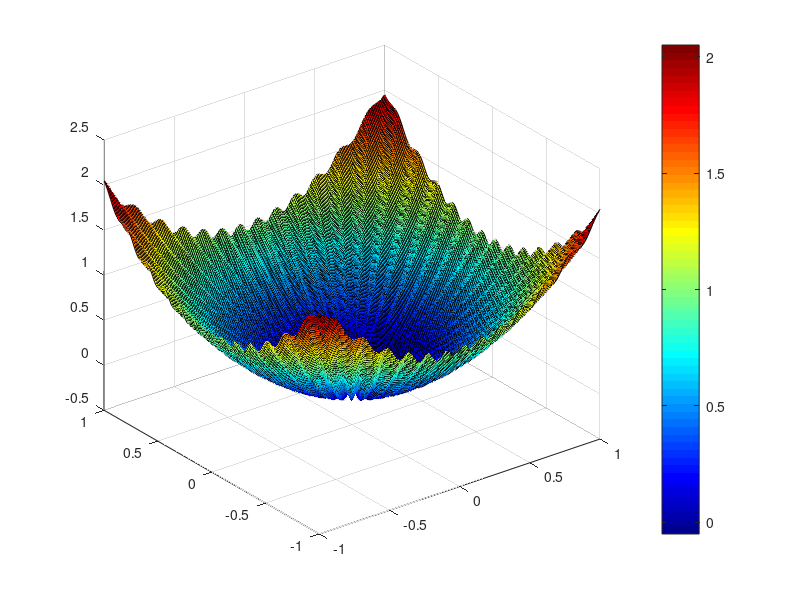
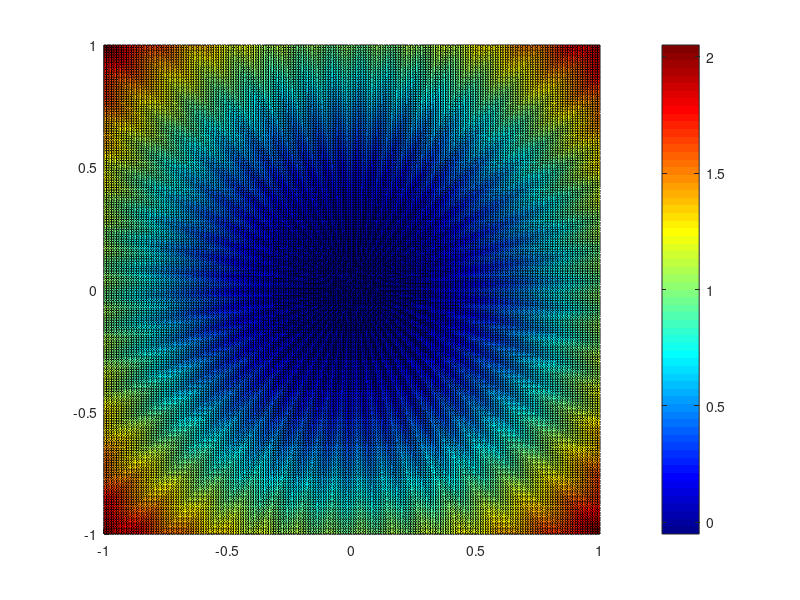
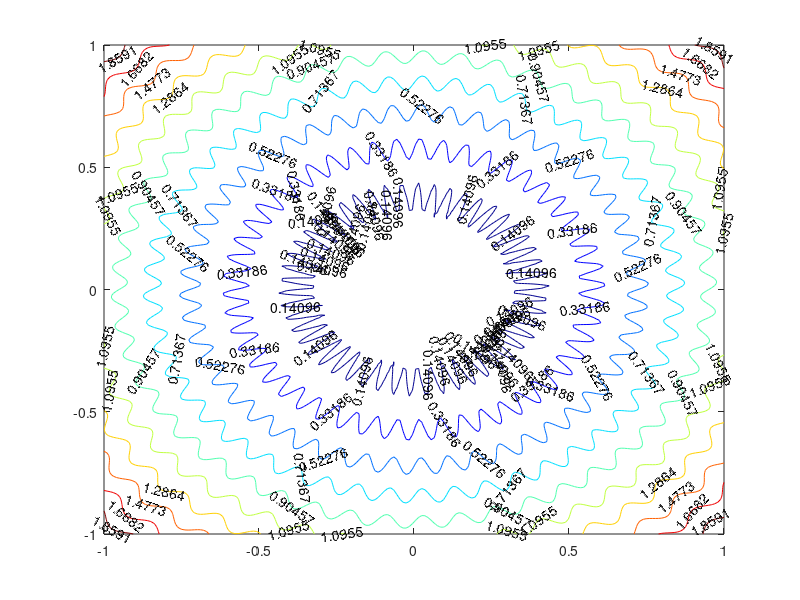

MATLAB code for these plots, in order:

%Raster:
%linspace(anfang,ende,anzahl der punkte)
k=200;
x=linspace(-1,1,k);
y=linspace(-1,1,k);

%F=@(x,y)(x.^2+y.^2+10^-2).^-1 + ((x-0.5).^2+y.^2+10^-2).^-1
%F=@(x,y)abs(x).^(2*(x.^2+y.^2))+abs(y).^(2*(x.^2+y.^2))
F = @(x,y) x.^2+y.^2-sin(50*atan2(y,x))./20
[X,Y]=meshgrid(x,y);

Z=F(X,Y);
mesh(X,Y,Z);
figure(1)
surf(X,Y,Z);
colormap(jet);
colorbar;

figure(2);
surf(X,Y,Z);
view(2);
colorbar;
colormap(jet);

figure(3); %aequipotenziallinien
contour(X,Y,Z,'ShowText','on');
%contour(X,Y,Z,'ShowText','off');
colormap(jet);


